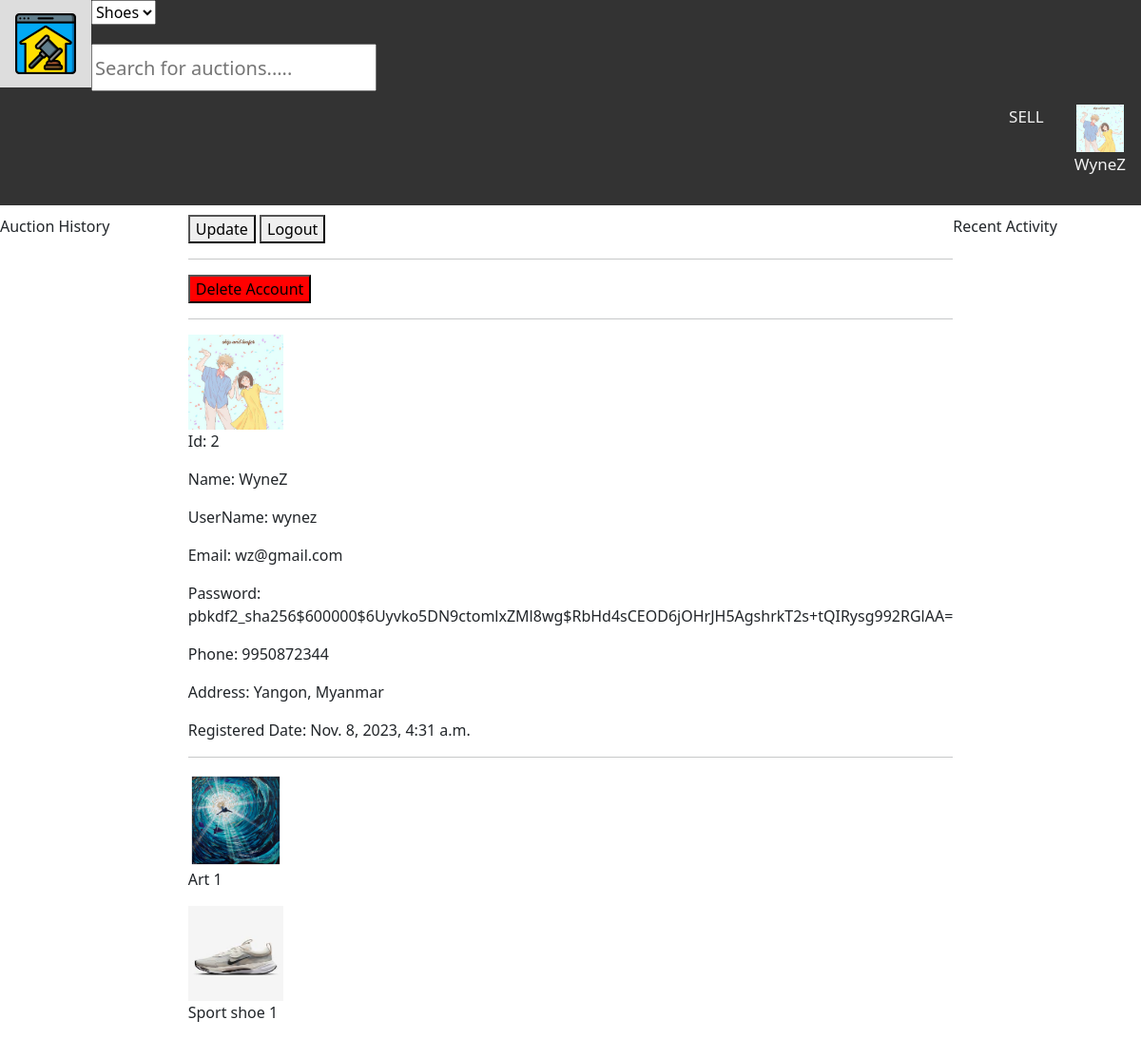
The page /profile/2 (signed in) on the database as committed earlier.
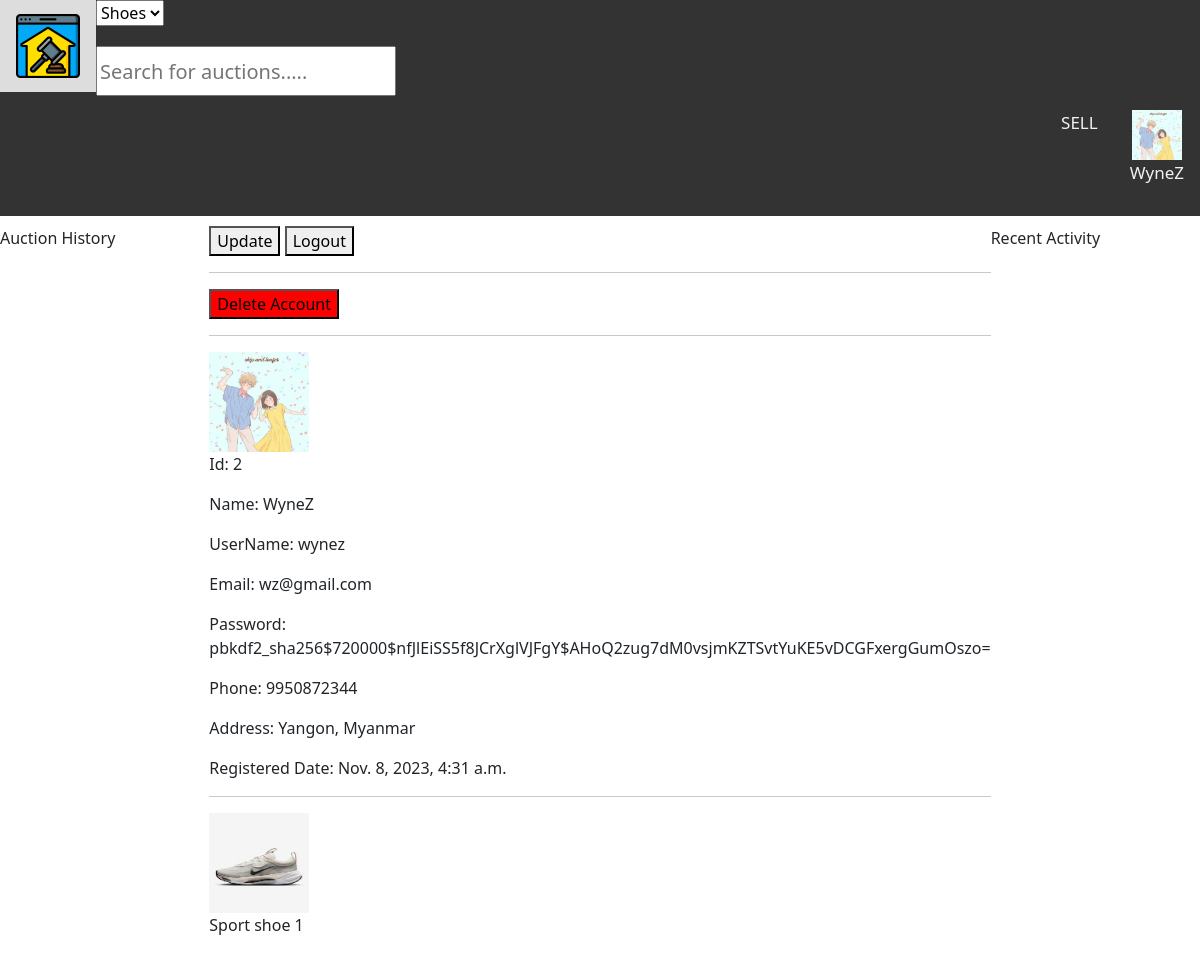
The same page on the database as committed later.
### app_reg_login/models.py (models this page shows, shortened)
class User(AbstractUser):
    name = models.CharField(max_length=200, null=True)
    email = models.EmailField(unique=True, null=True)
    phone = models.CharField(max_length=11)
    address = models.CharField(max_length=200, null=True)
    registered_date = models.DateTimeField(auto_now_add=True)
    avatar = models.ImageField(null=True, default="avatar.svg")
    USERNAME_FIELD = 'email'
    REQUIRED_FIELDS = ['username']

class Item(models.Model):
    seller = models.ForeignKey(User, on_delete=models.SET_NULL, null=True)
    participants = models.ManyToManyField(User, related_name='participants', blank=True)
    liked_users = models.ManyToManyField(User, related_name='liked_users', blank=True)
    like_count = models.IntegerField(default=0)
    title = models.CharField(max_length=100, null=False)
    category = models.CharField(max_length=100, null=True)
    item_name = models.CharField(max_length=200, null=False)
    description = models.TextField(null=True, blank=True)
    reverse_price = models.IntegerField(null=False)
    highest_price = models.IntegerField(null=True, default=0)
    item_condition = models.CharField(max_length=100, null=True, blank=False)
    start_date = models.DateTimeField(auto_now_add=True)
    class Meta:
        ordering = ['-start_date']

### app_reg_login/views.py (the view)
# urls.py: path('profile/<str:pk>', views.profile, name='profile'),
@login_required(login_url='login')
def profile(request, pk):
    user = User.objects.get(id=pk)
    item_list = user.item_set.all()
    images = ImageTable.objects.all()
    related_dict = create_related_dict(item_list, images)
    if request.method == 'POST':
        logout(request)
        user.delete()
        return redirect('home')
    context = {'user': user, 'related_dict': related_dict}
    return render(request, 'app_reg_login/profile.html', context)

### app_reg_login/views.py (called while the page is built)
def create_related_dict(item_list, image_list):
    related_dict: dict = {}
    for item in item_list:
        for image in image_list:
            if image.item == item:
                image_dict = {item: image.image_url}
                related_dict.update(image_dict)
                break
    return related_dict

### app_reg_login/templates/app_reg_login/profile.html (shortened to what this page needs)
{% extends 'base.html' %}
{% block content %}
    <div class="home-container">
        <div>
            Auction History
        </div>
        <div>
            {% if request.user.is_authenticated %}
                <a href="{% url 'update' %}"><button>Update</button></a>
                <a href="{% url 'logout' %}"><button>Logout</button></a>
                <hr>
                <form method="POST">
                    <input type="submit" value="Delete Account" style="background-color: red">
                </form>
                <hr>
                <img width="100px" height="100px" src="{{ user.avatar.url }}">
                <p>Id: {{ user.id }}</p>
                <p>Name: {{ user.name }}</p>
                <p>UserName: {{ user.username }}</p>
                <p>Email: {{ user.email }}</p>
                <p>Password: {{ user.password }}</p>
                <p>Phone: {{ user.phone }}</p>
                <p>Address: {{ user.address }}</p>
                <p>Registered Date: {{ user.registered_date }}</p>
                <hr>
                <div>
                {% for item, image in related_dict.items %}
                    <a href="{% url 'item_detail' item.id %}">
                        <img src="{{ image.url }}" style="width: 100px; height: 100px">
                    </a>
                    <p>{{ item.title }}</p>
                {% endfor %}
                </div>
            {% endif %}
        </div>
        <div>
            Recent Activity
        </div>
    </div>
{% endblock %}

### templates/navbar.html (shortened to what this page needs)
{% load static %}
    <head>
        <div class="topnav">
            <a id='home_logo' href="{% url 'home' %}">
                <img src="{% static 'images/icons/auction_logo1.png' %}"/>
            </a>
            <select>
                <option value="{% url 'home' %}">Shoes</option>
            </select>
            <form action="{% url 'search_item' %}">
                <input name='sItem' style="height: 50px; width: 300px; font-size: 20px; margin-top: 20px" placeholder="Search for auctions..... ">
            </form>
            {% if request.user.is_authenticated %}
                <a href="{% url 'profile' request.user.id %}">
                    <img width="50px" height="50px" src="{{ request.user.avatar.url }}"/>
                    <p>{{ request.user.name }}</p>
                </a>
                <a href="{% url 'sell' %}">
                    <p>SELL</p>
                </a>
            {% else %}
                <a href="{% url 'login' %}">
                    <img src="{% static 'images/avatar.svg' %}"/>
                    <p>login</p>
                </a>
            {% endif %}
        </div>
    </head>

Rows that differ between the two databases and show on the page:
no longer on this page (row unchanged): Item: shows a picture, title "Art 1"
changed User "WyneZ": password "pbkdf2_sha256$600000$6Uyvko5DN9ctomlxZMl8wg$RbHd4sCEOD6jOHrJH5AgshrkT2s+tQIRysg992RGlAA=" → "pbkdf2_sha256$720000$nfJlEiSS5f8JCrXglVJFgY$AHoQ2zug7dM0vsjmKZTSvtYuKE5vDCGFxergGumOszo="
